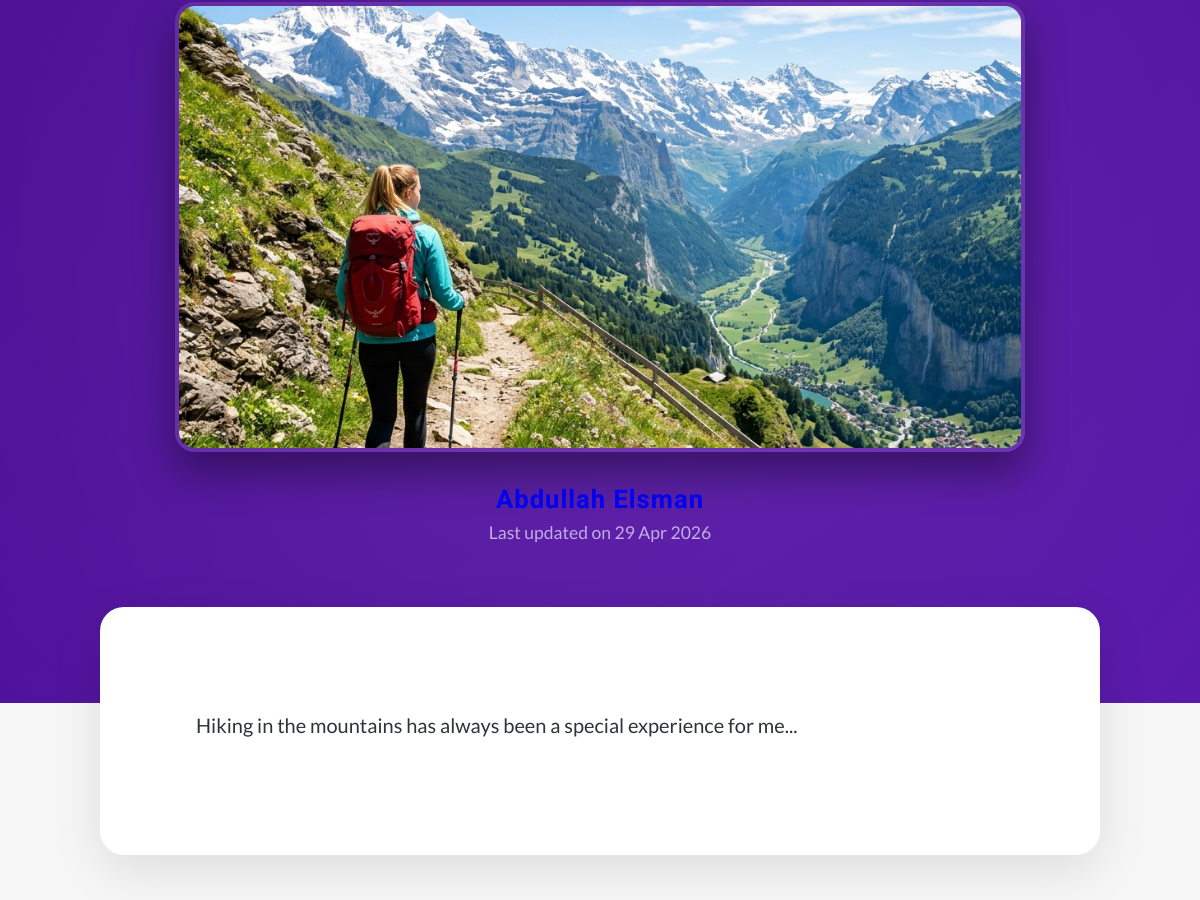
Page /posts/hike-in-the-mountains/ (middle part) on the earlier database version.
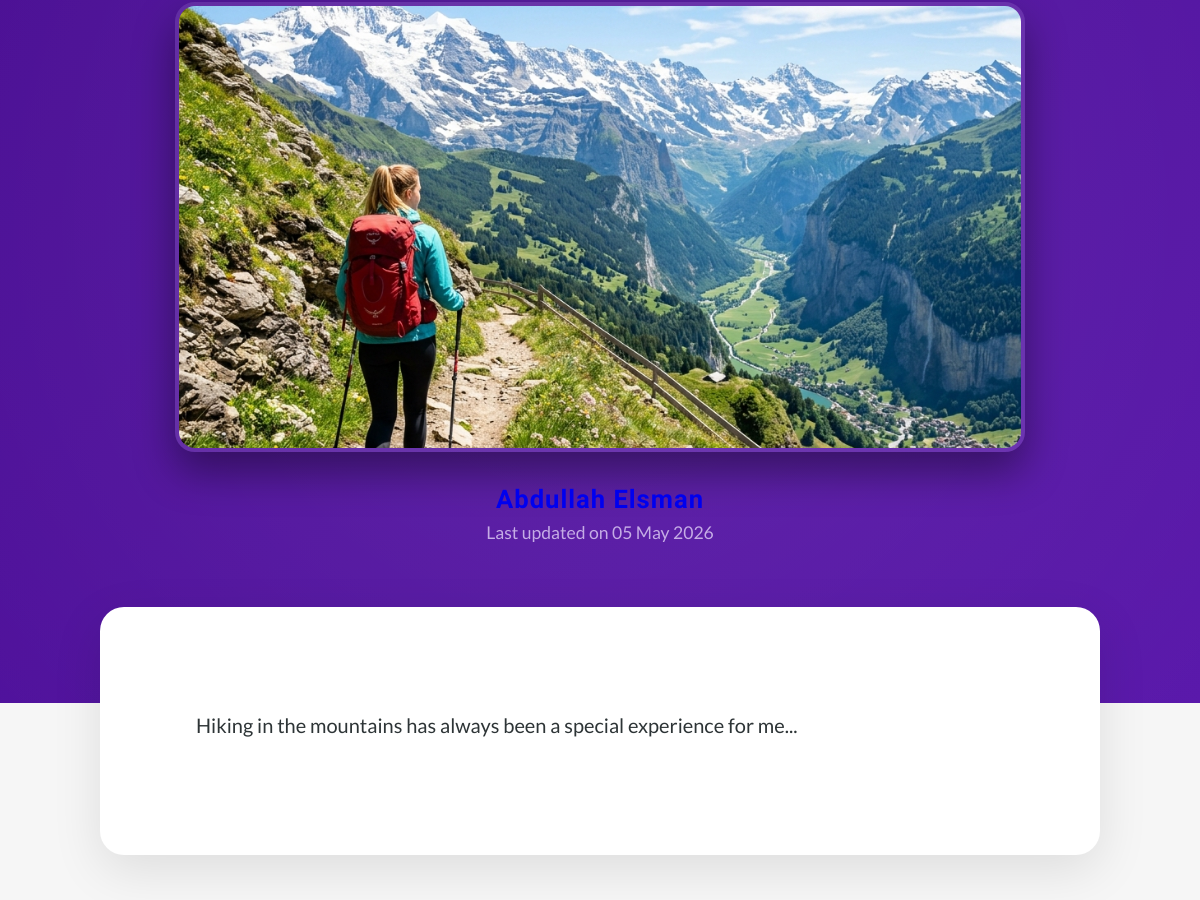
Same page on the later database version.
### blog/models.py (models this page shows, shortened)
class Post(models.Model):
    title = models.CharField(max_length=200)
    excerpt = models.CharField(max_length=300)
    date = models.DateField(auto_now=True)
    slug = models.SlugField(unique=True, db_index=True)
    content = models.TextField(validators=[MinLengthValidator(10)])
    image = models.ImageField(upload_to="posts",null=True)
    author = models.ForeignKey(Author, on_delete=models.SET_NULL, null=True, related_name='posts')
    tags = models.ManyToManyField(Tag)

class Author(models.Model):
    first_name = models.CharField(max_length=100)
    last_name = models.CharField(max_length=100)
    email_address = models.EmailField(unique=True)
    def full_name(self):
        return f"{self.first_name} {self.last_name}"
    def __str__(self):
        return self.full_name()

### blog/views.py (the view)
# urls.py: path('posts/<slug:slug>/', views.PostDetailView.as_view(), name='post_detail'),
class PostDetailView(View):
    template_name = 'blog/post-detail.html'
    model = Post
    def get(self, request, slug):
        post = Post.objects.get(slug=slug)
        context = {
            'post': post,
            'post_tags': post.tags.all(),
            'comment_form': CommentForm()
        }
        return render(request, self.template_name, context)
    def post(self, request, slug):
        comment_form = CommentForm(request.POST)
        post = Post.objects.get(slug=slug)
        if comment_form.is_valid():
            comment = comment_form.save(commit=False)
            comment.post = post
            comment.save()
            return HttpResponseRedirect(reverse('post_detail', args=[slug]))
        context = {
            'post': post,
            'post_tags': post.tags.all(),
            'comment_form': comment_form
        }
        return render(request, self.template_name, context)

### blog/models.py (called while the page is built)
    def __str__(self):
        return self.caption

### blog/templates/blog/post-detail.html (shortened to what this page needs)
{% extends "base.html" %}
{% load static %}
{% block css_files %}
<link rel="stylesheet" href="{% static 'blog/post-detail.css' %}?v=3" />
{% endblock %}
{% block content %}
<section id="summary">
<article>
    <img src="{{ post.image.url }}" alt="{{ post.title }}">
    <address><a href="mailto:{{ post.author.email_address }}">{{ post.author }}</a></address>
    <div>
        Last updated on <time>{{ post.date|date:"d M Y" }}</time>
    </div>
</article>
</section>
<main>
    {{ post.content|linebreaks }}
</main>
{% endblock %}

Differences in the rows shown:
changed Post "Abdullah Elsman": date "29 Apr 2026" → "05 May 2026"
